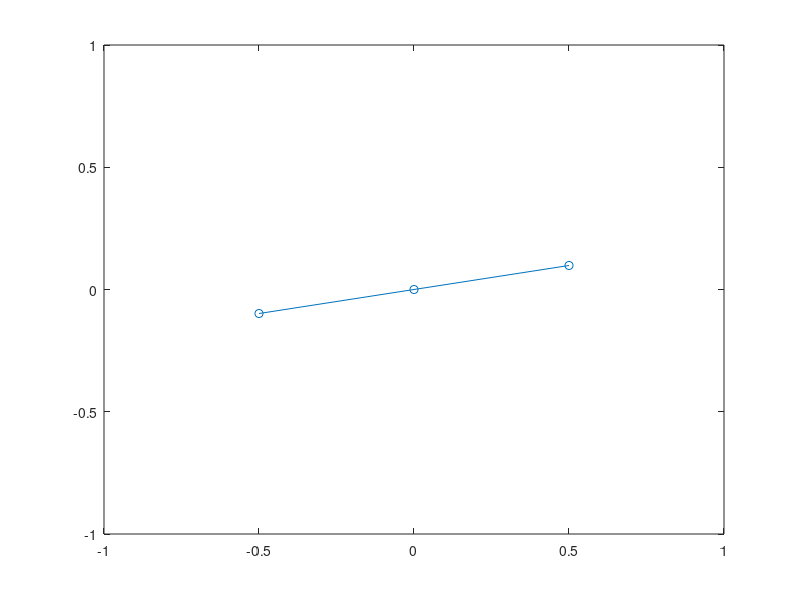

Source code (MATLAB):
clear all;
%close all;

m1 = 16;
m2 = 12;
m3 = 16;

k1 = 220;
k2 = 18;

K = [k1 0; 0 k2];
M1 = eye(2) / m1;
M2 = eye(2) / m2;
M3 = eye(2) / m3;
O = zeros(2, 2);

A = [...
	O, O, O, M1, O, O; ...
	O, O, O, O, M2, O; ...
	O, O, O, O, O, M3; ...
	-K, K, O, O, O, O; ...
	K, -2*K, K, O, O, O; ...
	O, K, -K, O, O, O; ...
	];

[V, D] = eig(A);
d = diag(D);

d

%plot(imag(d), 'x');


mode = 7;
normalization = max(max(abs(V(1:6, mode)))) * 4;
for t = linspace(0, 30, 300)
  state = real(V(:, mode) * exp(d(mode) * t)) / normalization;
  plot([state(1) - 0.5, state(3), state(5) + 0.5], [state(2), state(4), state(6)], 'o-');
  axis([-1, 1, -1, 1]);
  pause(0.1);
end

